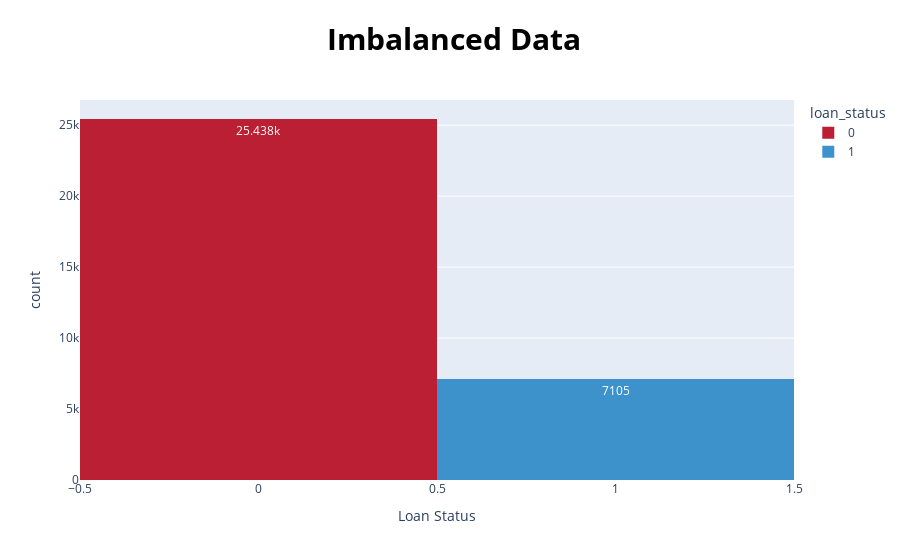

The code cell stored with this chart in its notebook:
### Markdown cell above
=============== below is the best technique for handliing imbalanced data =================

### Code cell
fig = px.histogram(data, x="loan_status", color="loan_status" ,text_auto= True , title="<b>"+' Imbalanced Data ' , color_discrete_sequence = ['#BA1F33','#3E92CC'])

# Customize the plot
fig.update_layout(hovermode='x',title_font_size=30)
fig.update_layout(
title_font_color="black",
template="plotly",
title_font_size=30,
hoverlabel_font_size=20,
title_x=0.5,
xaxis_title='Loan Status',
yaxis_title='count',
)
fig.show()

### Figure 1 — Plotly figure (JSON) as saved in the notebook; plotly's stock layout.template omitted (floating-point values rounded to 4 significant figures; data arrays with more than 128 entries replaced by an {"elided": "..."} marker saying what was removed)
{"data": [{"alignmentgroup": "True", "bingroup": "x", "hovertemplate": "loan_status=%{x}<br>count=%{y}<extra></extra>", "legendgroup": "0", "marker": {"color": "#BA1F33", "pattern": {"shape": ""}}, "name": "0", "offsetgroup": "0", "orientation": "v", "showlegend": true, "texttemplate": "%{value}", "type": "histogram", "x": {"elided": "25438 int values"}, "xaxis": "x", "yaxis": "y"}, {"alignmentgroup": "True", "bingroup": "x", "hovertemplate": "loan_status=%{x}<br>count=%{y}<extra></extra>", "legendgroup": "1", "marker": {"color": "#3E92CC", "pattern": {"shape": ""}}, "name": "1", "offsetgroup": "1", "orientation": "v", "showlegend": true, "texttemplate": "%{value}", "type": "histogram", "x": {"elided": "7105 int values"}, "xaxis": "x", "yaxis": "y"}], "layout": {"barmode": "relative", "hoverlabel": {"font": {"size": 20}}, "hovermode": "x", "legend": {"title": {"text": "loan_status"}, "tracegroupgap": 0}, "title": {"font": {"color": "black", "size": 30}, "text": "<b> Imbalanced Data ", "x": 0.5}, "xaxis": {"anchor": "y", "categoryarray": [0, 1], "categoryorder": "array", "domain": [0, 1], "title": {"text": "Loan Status"}}, "yaxis": {"anchor": "x", "domain": [0, 1], "title": {"text": "count"}}}}
